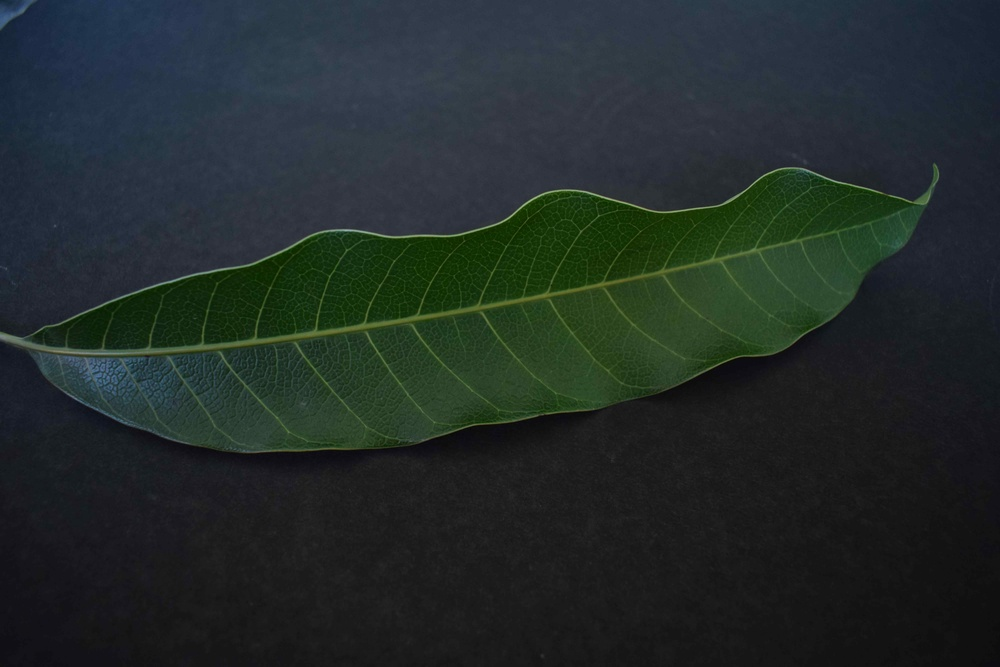
#> input picture Plant_Images/0001_0003.jpg, 1000 x 667 px, shrunk from 6000 x 4000 before the run; its folder holds only this picture in this run
$ jupyter execute --allow-errors Plant.ipynb
#> lines starting #> are read from the running program, lines starting #| are printed output that depends on the picture; after the words box and inside, x2 and y2 are one past the last pixel; in counts of white or black regions, pixels touching at a corner belong together
[cell 1]
import cv2 as cv
import numpy as np
from decimal import Decimal
import os
from sklearn.model_selection import train_test_split
from sklearn.ensemble import RandomForestClassifier
from sklearn import metrics

[cell 2]
path = 'Plant_Images'
files=os.listdir(path)
images=[]
labels=[]
aspect_ratios=[]
variable=1
var_=1

[cell 3]
for filename in files:
    if filename.endswith(('.JPG', '.jpg')):
        image_name= os.path.join(path,filename)
        image= cv.imread(image_name)
#> image is the input picture: shape (667, 1000, 3); mean B, G, R 42, 43.5, 34.3
        images.append(image)
        labels.append(filename)
        #Extract label from file name
        #labels.append(filename)

        #Converting image to create binary image
        image_hsv= cv.cvtColor(image,cv.COLOR_BGR2HSV)
#> image_hsv: shape (667, 1000, 3); mean H, S, V 67.1, 70.9, 49

        #Mask()
        lower_green = np.array([52,0,55])
        upper_green = np.array([104,255,255])
        mask=cv.inRange(image_hsv,lower_green,upper_green)
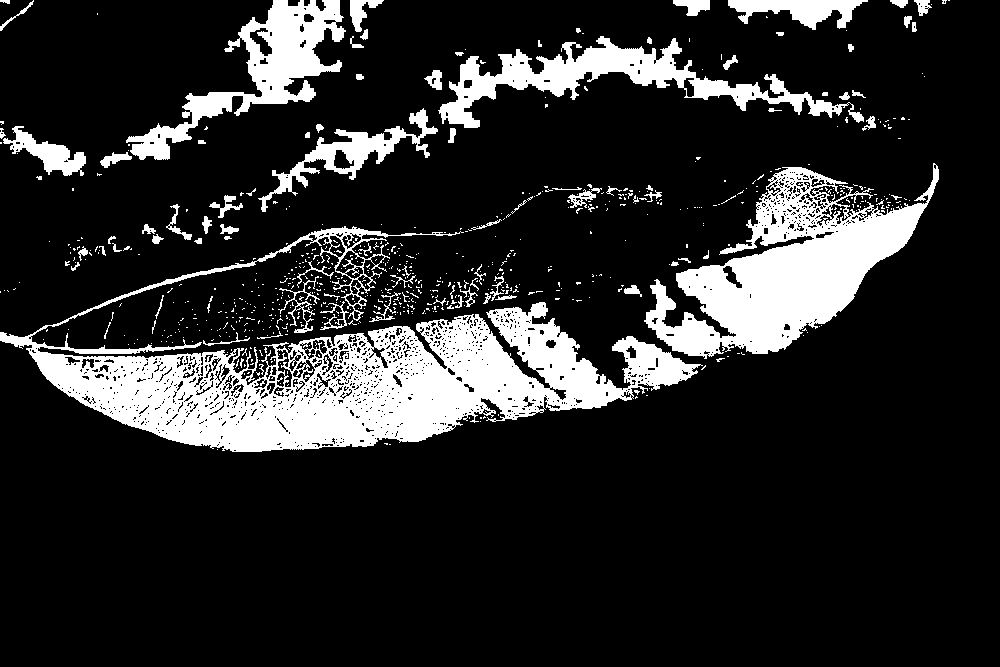
#> mask: shape (667, 1000); 16.2% white; 727 white regions (640 under 20 px), largest, box (x1, y1, x2, y2) and area: (0, 226, 703, 452) 49409, (644, 163, 939, 359) 23720, (438, 36, 864, 128) 10129

        #Output after masking
        output_hsv = image_hsv.copy()
        output_hsv[np.where(mask==0)] = 0
#> output_hsv: shape (667, 1000, 3); mean H, S, V 12.1, 16.6, 11.3


        #Conversion to grayscale
        gray=cv.cvtColor(output_hsv,cv.COLOR_BGR2GRAY)
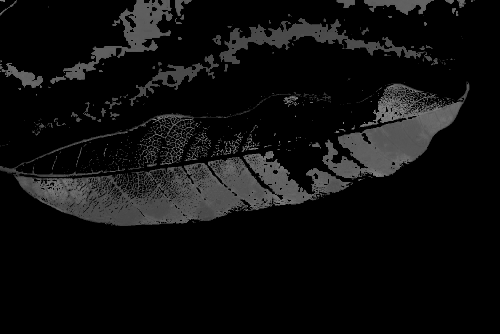
#> gray: shape (667, 1000) (shown at 1/2 size); min 0, max 164, mean 14.5

        #Histogram Equalization
        equal_histogram = cv.equalizeHist(gray)
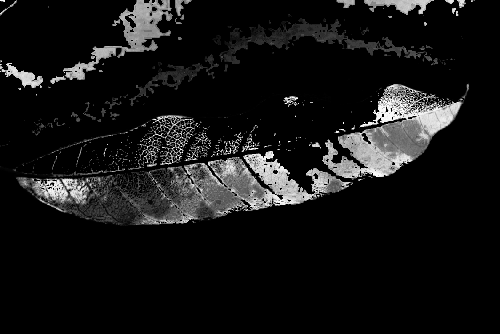
#> equal_histogram: shape (667, 1000) (shown at 1/2 size); min 0, max 255, mean 21.3

        #Applying Gaussian Blur
        blur= cv.GaussianBlur(gray,(3,3),0)


        #Thresholding the image to create binary Image
        ret,binary=cv.threshold(blur,127,255,cv.THRESH_BINARY+cv.THRESH_OTSU)
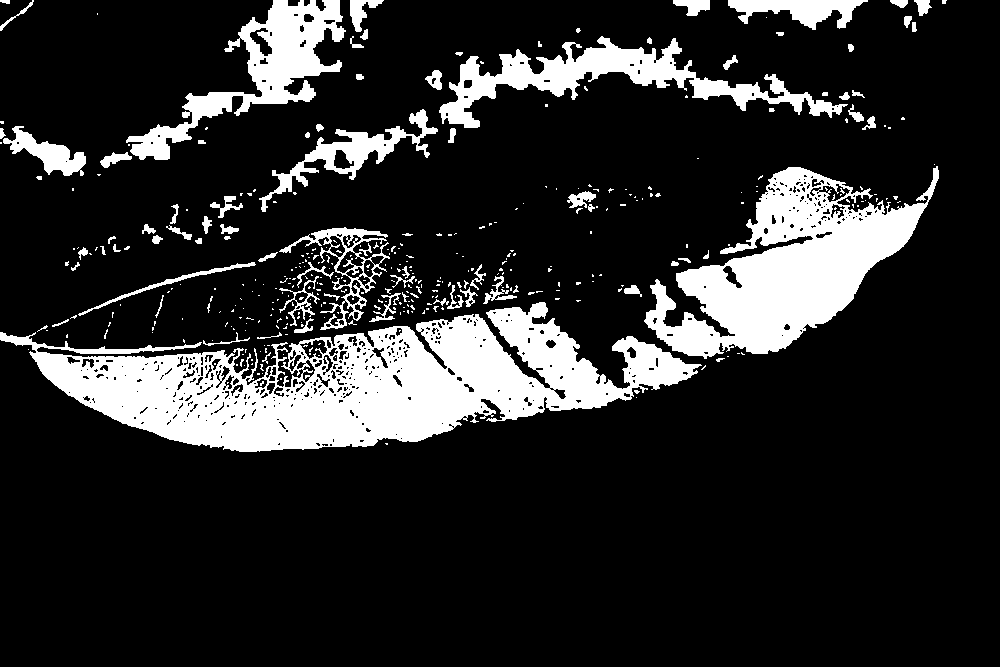
#> binary: shape (667, 1000); 16.6% white; 392 white regions (310 under 20 px)
#> ret = 41


        contours,_ = cv.findContours(binary,cv.RETR_EXTERNAL,cv.CHAIN_APPROX_SIMPLE)
#> contours = 369 contours, 309 with area under 20; largest, box (x1, y1, x2, y2) and area: (0, 302, 702, 452) 50788, (644, 166, 939, 359) 25190, (439, 36, 848, 128) 9261, (126, 0, 346, 160) 9260, (259, 109, 438, 212) 3192

        print("No. of contours detected -> %d " %len(contours))
#| No. of contours detected -> 369

        contours= sorted(contours, key = cv.contourArea, reverse = True)[:1]
#> contours = 1 contour; box (x1, y1, x2, y2) and area: (0, 302, 702, 452) 50788
        screen_contours = None

        for c in contours:
            #Finding the bounding box of the leaf
            x,y,w,h = cv.boundingRect(binary)

            #Drawing the bounding reactangle on the image
            cv.rectangle(image,(x,y),(x+w,y+h),(0,255,0),2)

            #Calculate the aspect ratio of the leaf
            a_ratio =float(w)/h


            print("Aspect ratio",a_ratio)
            aspect_ratios.append(a_ratio)
#> this loop made 1 pass
#> (x, y, w, h, a_ratio) on pass 1: (0, 0, 947, 452, 2.1)
#> (printed output is left out)
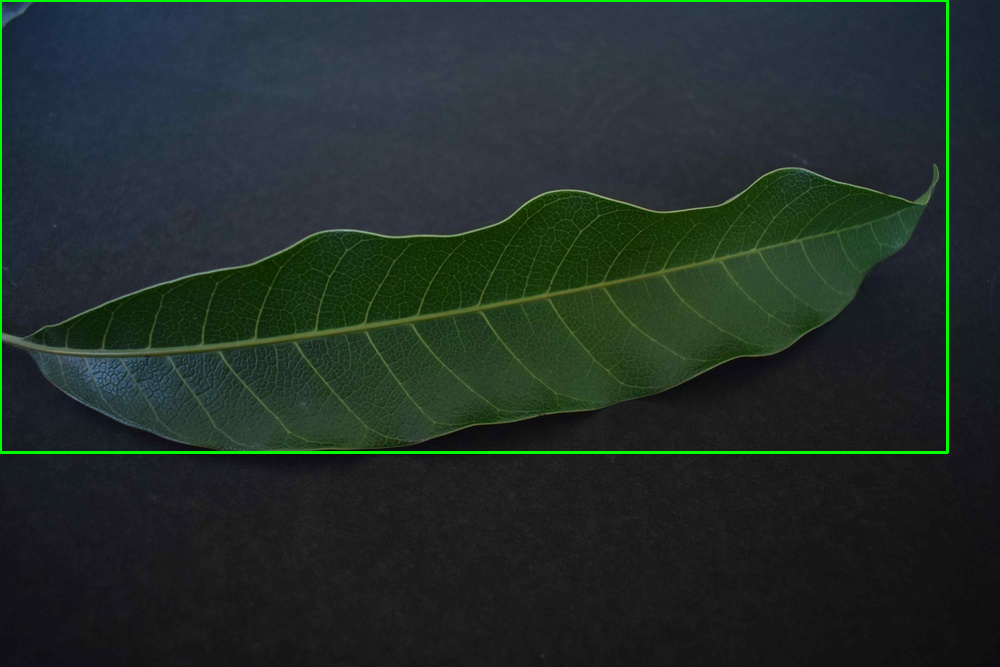
#> image: shape (667, 1000, 3); 1.05% of pixels changed, all inside (x1, y1, x2, y2) = (0, 0, 949, 454)
#> after the loop, aspect_ratios = [2.1]

        file_name= "D:\AI_CW\demo\leaves\leaf_"+str(variable)+".jpg"
        print(file_name)
        variable+=1
        cv.imwrite(file_name,image)

[cell 4]
X = images
#> X = 1 item
y = aspect_ratios
#> y = [2.1]

[cell 5]
labels

[cell 6]
d1 = {'plant1': 1, 'plant2': 2, 'plant3':3}

p1 = int(labels[0][3:4])

#> (a cell that did not finish here is left out)

[cell 8]
y
#> Out = [2.1]

$ run again, on Plant_Images/0001_0012.jpg
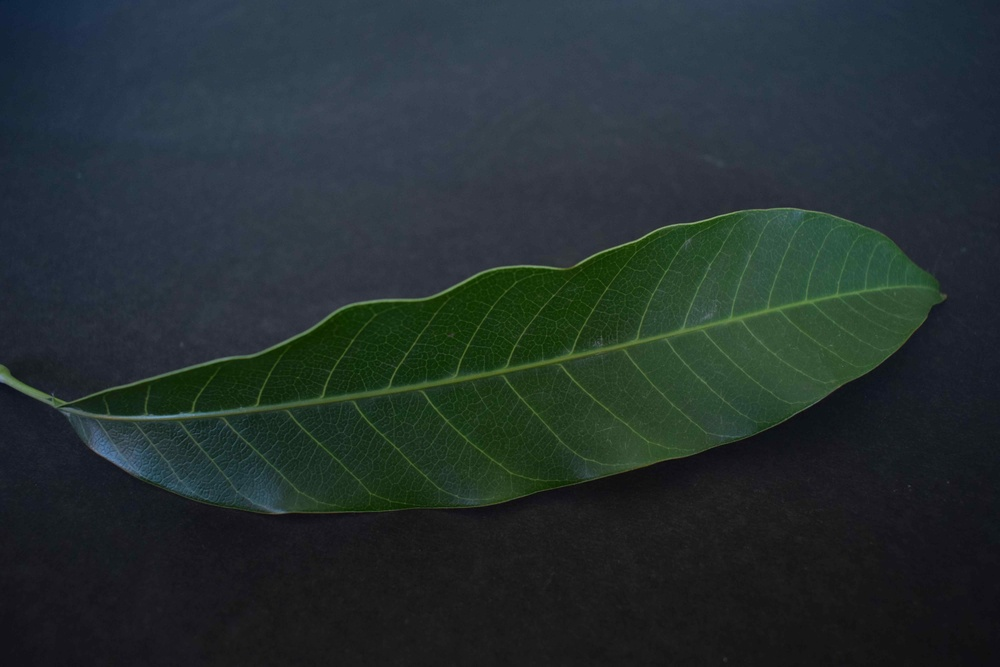
#> input picture Plant_Images/0001_0012.jpg, 1000 x 667 px, shrunk from 6000 x 4000 before the run
#> image is the input picture: shape (667, 1000, 3); mean B, G, R 48.5, 47.9, 36.9
#> image_hsv: shape (667, 1000, 3); mean H, S, V 81.8, 79, 54.7
#> `mask=cv.inRange(image_hsv,lower_green,upper_green)`:
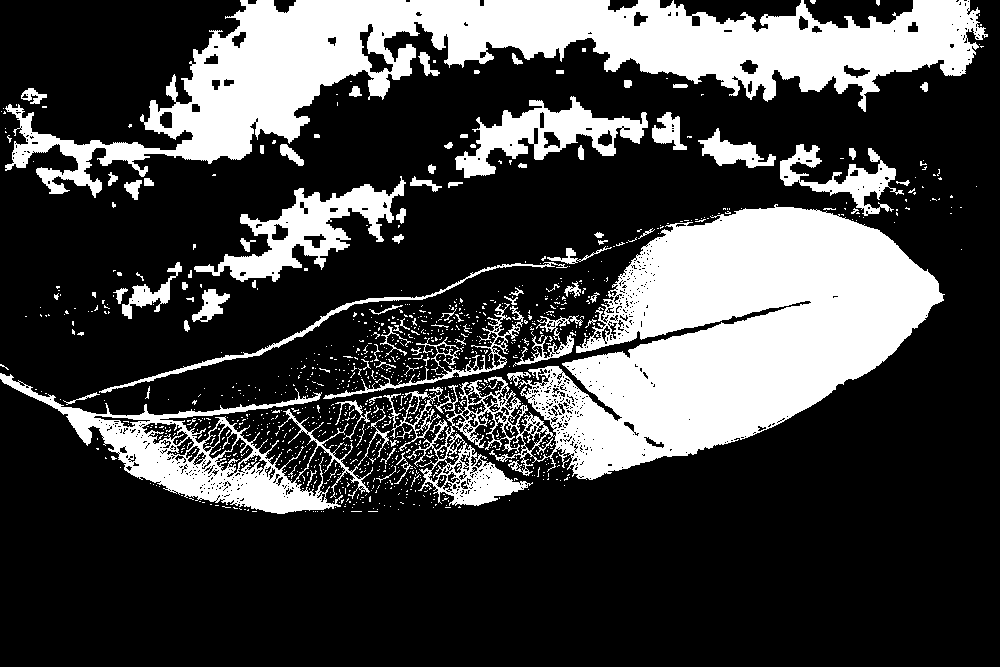
#> mask: shape (667, 1000); 26.4% white; 1180 white regions (1085 under 20 px), largest, box (x1, y1, x2, y2) and area: (406, 204, 945, 506) 70630, (5, 0, 988, 198) 60821, (0, 373, 373, 514) 12376
#> output_hsv: shape (667, 1000, 3); mean H, S, V 21.9, 25.8, 19.6
#> binary: shape (667, 1000); 26.2% white; 596 white regions (493 under 20 px)
#> ret = 43
#> `contours,_ = cv.findContours(binary,cv.RETR_EXTERNAL,cv.CHAIN_APPROX_S..`: contours = 557 contours, 493 with area under 20; largest, box (x1, y1, x2, y2) and area: (519, 204, 943, 480) 65844, (5, 0, 988, 198) 61078, (0, 373, 343, 513) 13694, (194, 180, 405, 282) 6836, (455, 97, 648, 178) 5828
#| No. of contours detected -> 557
#> `contours= sorted(contours, key = cv.contourArea, reverse = True)[:1]`: contours = 1 contour; box (x1, y1, x2, y2) and area: (519, 204, 943, 480) 65844
#> the loop `for c in contours:` made 1 pass
#> (x, y, w, h, a_ratio) on pass 1: (0, 0, 988, 513, 1.93)
#> (printed output is left out)
#> after the loop `for c in contours:`:
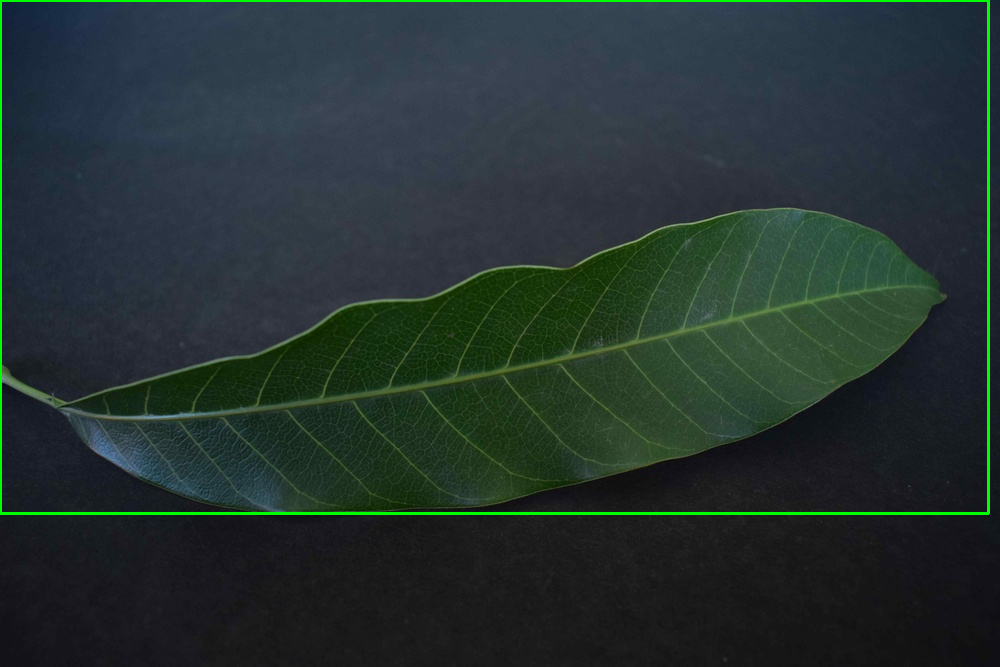
#> image: shape (667, 1000, 3); 1.12% of pixels changed, all inside (x1, y1, x2, y2) = (0, 0, 990, 515)
#> after the loop `for c in contours:`: aspect_ratios = [1.93]
#> X = 1 item
#> `y = aspect_ratios`: y = [1.93]

$ run again, on Plant_Images/0001_0015.jpg
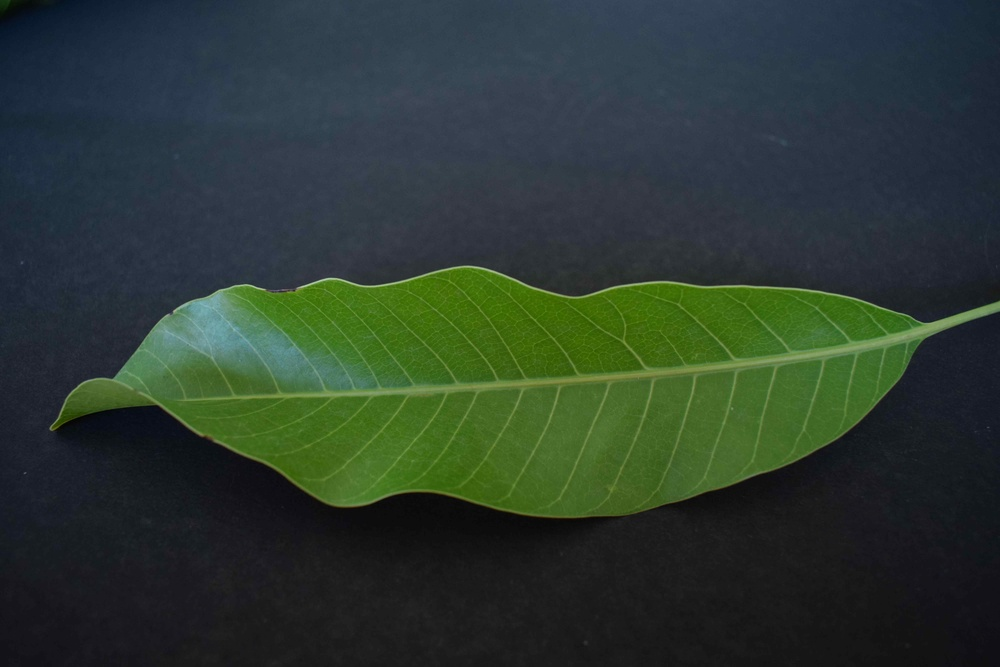
#> input picture Plant_Images/0001_0015.jpg, 1000 x 667 px, shrunk from 6000 x 4000 before the run
#> image is the input picture: shape (667, 1000, 3); mean B, G, R 49.1, 58.2, 44
#> image_hsv: shape (667, 1000, 3); mean H, S, V 78.5, 91.4, 65.2
#> `mask=cv.inRange(image_hsv,lower_green,upper_green)`:
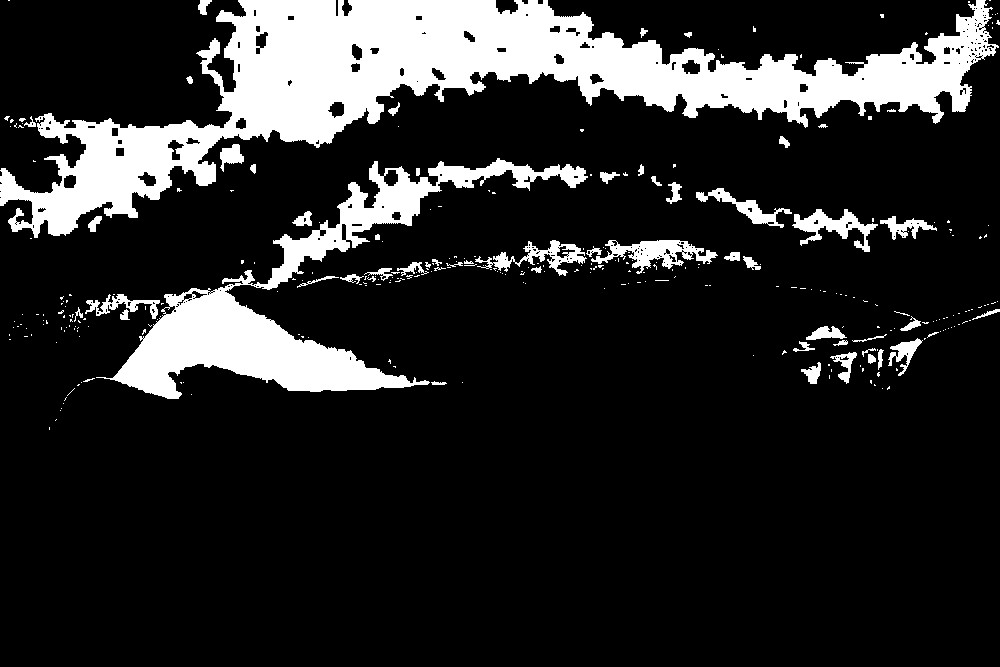
#> mask: shape (667, 1000); 15.9% white; 310 white regions (254 under 20 px), largest, box (x1, y1, x2, y2) and area: (0, 0, 999, 238) 70084, (96, 158, 588, 399) 23580, (591, 240, 718, 274) 1751
#> output_hsv: shape (667, 1000, 3); mean H, S, V 15.4, 14.9, 12.9
#> binary: shape (667, 1000); 15.5% white; 143 white regions (90 under 20 px)
#> ret = 44
#> `contours,_ = cv.findContours(binary,cv.RETR_EXTERNAL,cv.CHAIN_APPROX_S..`: contours = 143 contours, 96 with area under 20; largest, box (x1, y1, x2, y2) and area: (0, 0, 999, 238) 70677, (110, 283, 430, 399) 15123, (254, 158, 587, 289) 7656, (793, 209, 877, 252) 1188, (696, 188, 791, 228) 784
#| No. of contours detected -> 143
#> `contours= sorted(contours, key = cv.contourArea, reverse = True)[:1]`: contours = 1 contour; box (x1, y1, x2, y2) and area: (0, 0, 999, 238) 70677
#> the loop `for c in contours:` made 1 pass
#> (x, y, w, h, a_ratio) on pass 1: (0, 0, 1000, 399, 2.51)
#> (printed output is left out)
#> after the loop `for c in contours:`:
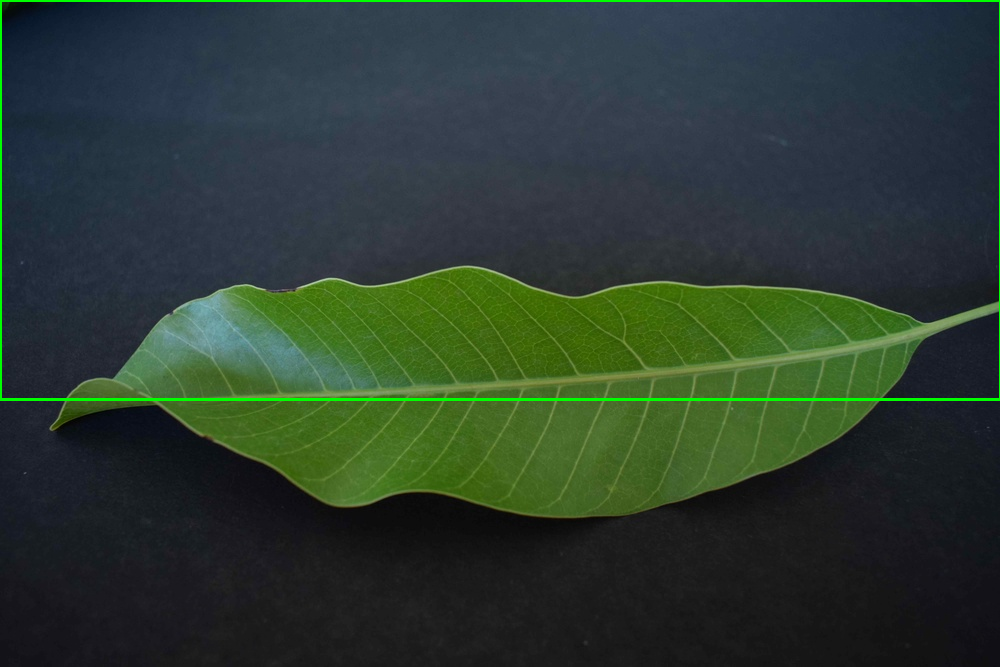
#> image: shape (667, 1000, 3); 0.93% of pixels changed, all inside (x1, y1, x2, y2) = (0, 0, 1000, 401)
#> after the loop `for c in contours:`: aspect_ratios = [2.51]
#> X = 1 item
#> `y = aspect_ratios`: y = [2.51]
